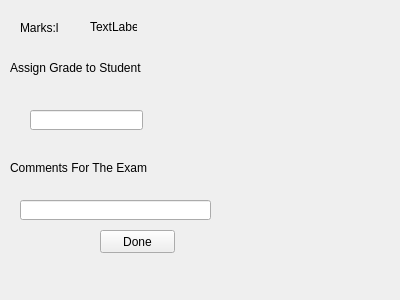
<?xml version="1.0" encoding="UTF-8"?>
<ui version="4.0">
 <class>AssignGrade</class>
 <widget class="QWidget" name="AssignGrade">
  <property name="geometry">
   <rect>
    <x>0</x>
    <y>0</y>
    <width>400</width>
    <height>300</height>
   </rect>
  </property>
  <property name="windowTitle">
   <string>Form</string>
  </property>
  <widget class="QLabel" name="label">
   <property name="geometry">
    <rect>
     <x>10</x>
     <y>60</y>
     <width>131</width>
     <height>16</height>
    </rect>
   </property>
   <property name="text">
    <string>Assign Grade to Student</string>
   </property>
  </widget>
  <widget class="QLineEdit" name="lineEdit">
   <property name="geometry">
    <rect>
     <x>30</x>
     <y>110</y>
     <width>113</width>
     <height>20</height>
    </rect>
   </property>
  </widget>
  <widget class="QLabel" name="label_2">
   <property name="geometry">
    <rect>
     <x>10</x>
     <y>160</y>
     <width>141</width>
     <height>16</height>
    </rect>
   </property>
   <property name="text">
    <string>Comments For The Exam</string>
   </property>
  </widget>
  <widget class="QLineEdit" name="lineEdit_2">
   <property name="geometry">
    <rect>
     <x>20</x>
     <y>200</y>
     <width>191</width>
     <height>20</height>
    </rect>
   </property>
  </widget>
  <widget class="QPushButton" name="pushButton">
   <property name="geometry">
    <rect>
     <x>100</x>
     <y>230</y>
     <width>75</width>
     <height>23</height>
    </rect>
   </property>
   <property name="text">
    <string>Done</string>
   </property>
  </widget>
  <widget class="QLabel" name="label_3">
   <property name="geometry">
    <rect>
     <x>20</x>
     <y>20</y>
     <width>47</width>
     <height>16</height>
    </rect>
   </property>
   <property name="text">
    <string>Marks:l</string>
   </property>
  </widget>
  <widget class="QLabel" name="label_4">
   <property name="geometry">
    <rect>
     <x>90</x>
     <y>20</y>
     <width>47</width>
     <height>13</height>
    </rect>
   </property>
   <property name="text">
    <string>TextLabel</string>
   </property>
  </widget>
 </widget>
 <resources/>
 <connections/>
</ui>
